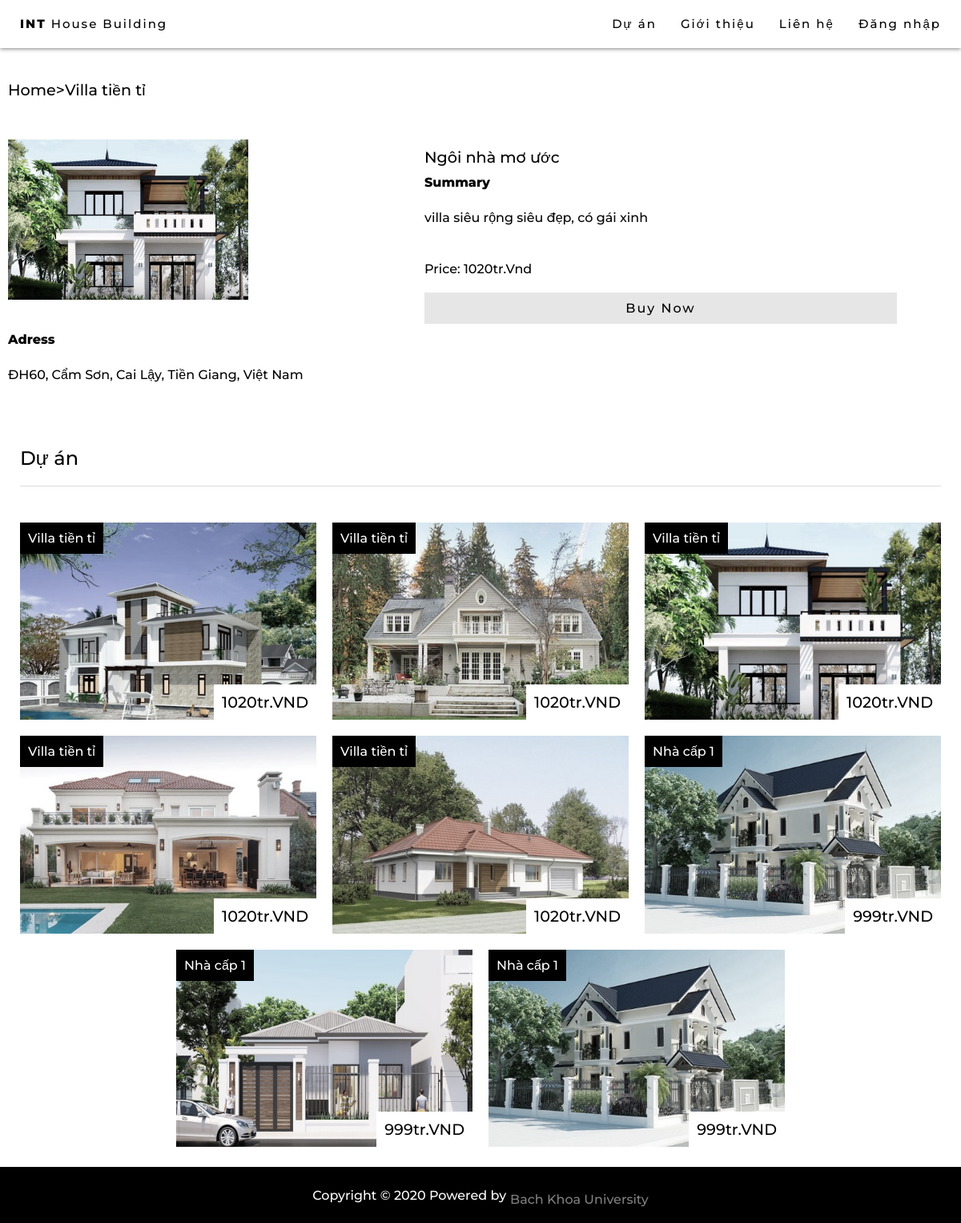
The page /product.php?id=4 on the database its author committed.
### tables this page shows
CREATE TABLE `post` (
  `id` int(5) NOT NULL,
  `cost` int(15) NOT NULL,
  `category` varchar(100) NOT NULL,
  `poster` int(11) NOT NULL,
  `content` varchar(500) NOT NULL,
  `img` varchar(100) NOT NULL DEFAULT 'house.png',
  `title` varchar(100) NOT NULL,
  `address` varchar(8000) NOT NULL
);

### product.php (the view, shortened to what this page needs)
    <?php
    include('session.php');
    include("config.php");
    ?>
<!DOCTYPE html>
<html lang="en">
<head>
    <link rel="stylesheet" href="styleProduct.css">
    <link rel="stylesheet" href="https://cdnjs.cloudflare.com/ajax/libs/font-awesome/4.7.0/css/font-awesome.min.css">
</head>
<body>
    <div id="navbar">
        <a href="index.php" class="home button">
            <b>INT</b> House Building
        </a>
        <?php
        if (!isset($_SESSION['login_user'])) {
            echo "<a href='#' id='myBtnMobile' class='button' onclick='openModal()'> Đăng nhập</a>";
        } else {
            echo "<a href='#' id='myBtnInfo' class='button' onclick='openModalInfo()'> Hello:" . $login_session . "</a>";
        }
        ?>
        <a href="#contact" class="button">
            Liên hệ
        </a>
        <a href="#about" class="button">
            Giới thiệu
        </a>
        <a href="#projects" class="button">
            Dự án
        </a>
    </div>
    <div class="main_content">
        <div id="products">
            <?php
                $postid = $_GET['id'];
                $sql = "SELECT * FROM post WHERE id = '$postid'";
                $result = mysqli_query($db, $sql);
                $row = mysqli_fetch_array($result, MYSQLI_ASSOC);
                echo "<h3 style='margin:30px 0px;'><a href='index.php'>Home<a>>".$row['category']."</h3>
                <div class='sub_content_product'>
                    <div class='product-picture'>
                    <img src='./img/" . $row['img'] ."' alt='".$row['img']."' class='sub_picture'>
                    </div>
                    <div class='product-content'>
                        <div>
                            <h3>".$row['title']."</h3>
                            <b>Summary</b>
                            <p>".$row['content']."</p>
                        </div>
                        <div>
                            <h4>Price: ".(string)($row['cost'] / 1000000)."tr.Vnd
                            </h4>
                            <a href='#' class='button about'>Buy Now</a>
                        </div>
                    </div>
                </div>
                <div class='decription'>
                    <b>Adress</b>
                    <p>".$row['address']."</p>
                </div>";
            ?>
        </div>
        <div id="projects">
            <div class="sub_title">
                <h2>Dự án</h2>
            </div>
            <div class="projects_content">
                <?php
                $sql = "SELECT * FROM post ORDER BY id LIMIT 8 OFFSET 0";
                $result = mysqli_query($db, $sql);
                if ($result->num_rows > 0) {
                    while ($row = $result->fetch_assoc()) {
                        echo "<div class='sub_content' onclick='viewDetail(" . $row['id'] . ")'>
                                <img src='./img/" . $row['img'] . "' alt='house1' class='sub_picture'>
                                <div class='sub_text'>
                                    <span>" . $row['category'] . "</span>
                                </div>
                                <div class='prices'>
                                    <span>" . (string)($row['cost'] / 1000000) . "tr.VND</span>
                                </div>
                            </div>";
                    }
                }
                ?>
            </div>
        </div>
    </div>
    <footer style="width: 100%;">
        <div class="footer">Copyright © 2020 Powered by <a style="color: gray; text-decoration: none; margin-left: 5px;" href="#" target="_blank">Bach Khoa
                University</a>
        </div>
    </footer>
</body>
</html>

### styleProduct.css (style rules this page uses)
* { font-family: 'Montserrat', sans-serif; text-decoration: none; font-weight: 500; margin: unset; }
html { scroll-behavior: smooth; }
b { font-weight: 800; }
p { margin: 25px 0px; text-align: left; }
#navbar { overflow: hidden; position: fixed; top: 0; z-index: 6; background-color: white; height: 60px; width: 100%; font-size: 15px; padding: 5px 10px; box-shadow: 0 1px 5px 0 gray; box-sizing: border-box; }
.button { margin: 5px 5px; float: right; color: black; padding: 10px 10px; letter-spacing: 2px; }
.home { float: left; }
.main_content { margin-top: 60px; width: 100%; }
.sub_title { padding: 20px 25px; }
#products { width: 100%; max-width: 1550px; display: flex; flex-direction: column; flex-wrap: wrap; margin: 5px; margin-right: auto; margin-left: auto; box-sizing: border-box; padding: 10px; background-color: white; }
.prices { position: absolute; background-color: white; color: black; padding: 10px; bottom: 10px; right: 10px; font-weight: 800; font-size: 120%; }
.sub_content_product { display: flex; position: relative; }
.sub_content { position: relative; padding: 10px; width: 25%; box-sizing: border-box; display: flex; flex-direction: column; cursor: pointer; }
@media only screen and (max-width: 1300px) { .sub_content { width: 33.333333%; } }
.product-content { display: flex; flex-direction: column; justify-content: space-between; width: 50%; margin-left: 20px; }
#projects { max-width: 1550px; width: 100%; background-color: white; margin: 0px auto; }
.projects_content { display: flex; flex-flow: row wrap; justify-content: center; position: relative; padding: 15px; }
.product-picture { position: relative; width: 60%; box-sizing: border-box; display: flex; flex-direction: column; }
.decription { margin-top: 10px; }
@media only screen and (max-width: 1300px) { .product-picture { width: 60%; } }
.sub_text { position: absolute; background-color: black; color: white; padding: 10px; top: 10px; left: 10px; }
.sub_picture { width: 100%; height: auto; filter: grayscale(50%); }
h2 { padding: 20px 0px; border-bottom: 1px solid rgb(221, 221, 221); }
h3 { font-size: 1.2em; margin: 10px 0px; }
h4 { margin: 20px 0px; }
a { color: black; margin-top: 10px; }
.button.about { background-color: rgb(230, 230, 230); width: calc(100% - 20px); text-align: center; margin: unset; }
.footer { background-color: black; color: white; width: 100%; height: 70px; display: flex; align-items: center; justify-content: center; }

### rows shown on the page
post: category "Villa tiền tỉ", img (picture), title "Ngôi nhà mơ ước", content "villa siêu rộng siêu đẹp, có gái xinh", $row['cost']/1000000 "1020", address "ĐH60, Cẩm Sơn, Cai Lậy, Tiền Giang, Việt Nam"
post: img (picture), category "Villa tiền tỉ", $row['cost']/1000000 "1020"
post: img (picture), category "Villa tiền tỉ", $row['cost']/1000000 "1020"
post: img (picture), category "Villa tiền tỉ", $row['cost']/1000000 "1020"
post: img (picture), category "Villa tiền tỉ", $row['cost']/1000000 "1020"
post: img (picture), category "Nhà cấp 1", $row['cost']/1000000 "999"
post: img (picture), category "Nhà cấp 1", $row['cost']/1000000 "999"
post: img (picture), category "Nhà cấp 1", $row['cost']/1000000 "999"
